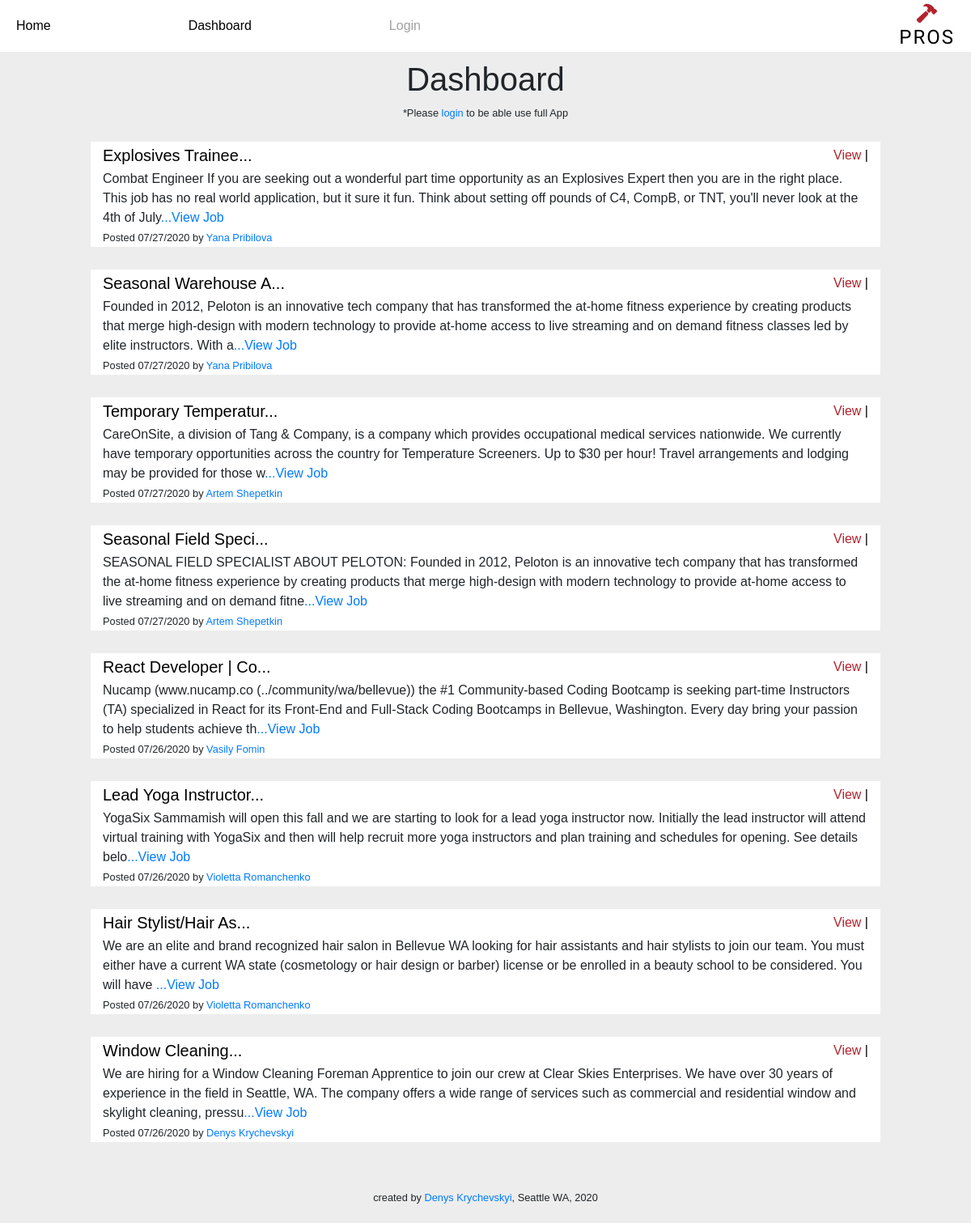
/dashboard, run on the app's committed database.
### profi_app/models.py (models this page shows)
class Job(models.Model):
    title = models.CharField(max_length = 255, null = True)
    description = models.TextField()
    location = models.CharField(max_length = 255)
    poster = models.ForeignKey(User, related_name = 'poster', on_delete=models.CASCADE)
    executor = models.ForeignKey(User, related_name = 'executor', on_delete=models.CASCADE, blank = True, null = True)
    created_at = models.DateTimeField(auto_now_add = True)
    updated_at = models.DateTimeField(auto_now = True)
    objects = JobManager()

class User(models.Model):
    first_name = models.CharField(max_length = 255)
    last_name = models.CharField(max_length = 255)
    birth_date = models.DateTimeField()
    email = models.TextField()
    phone_num = models.IntegerField(blank=True, null = True)
    about = models.TextField(blank=True, null = True)
    password = models.TextField()
    created_at = models.DateTimeField(auto_now_add = True)
    updated_at = models.DateTimeField(auto_now = True)
    objects = UserManager()

### profi_app/views.py (the view, shortened to what this page needs)
# urls.py: path('dashboard', views.dashboard),
def dashboard(request):
    if 'user_id' not in request.session:
        context = {
            'users' : User.objects.all(),
            'all_jobs' : Job.objects.all().order_by('-created_at'),
        }
        return render(request, 'dashboard.html', context)

### profi_app/templates/dashboard.html (shortened to what this page needs)
<!DOCTYPE html>
<html lang="en">
<head>
    <link rel="stylesheet" href="https://stackpath.bootstrapcdn.com/bootstrap/4.5.0/css/bootstrap.min.css">
    {% load static %}
    <link rel="stylesheet" href="{% static 'css/style.css' %}">
</head>
<body>
    {% include 'navbar.html' %}
    <div class="dashboard_page_container">
        <div class="dash">
            <h1>Dashboard</h1>
            {% if request.session.user_id == null %}
            <small>*Please <a href="/login">login</a> to be able use full App</small>
            <br>
            {% endif %}
        </div>
        {% for job in all_jobs %}
            {% if job.executor == null %}
                <div class="job_container">
                    <div class="top_desc">
                        <div class="job_title">
                            <h5><a href="/view/{{job.id}}">{{ job.title|slice:":20" }}...</a></h5>
                        </div>
                        <div class="action">
                            <a href="/view/{{job.id}}">View <span class='vertical'>|</span></a>
                        </div>
                    </div>
                    <div class="bottom_desc">
                        <p>{{ job.description|slice:":280" }}<a href="/view/{{job.id}}">...View Job</a></p>
                        <small>Posted {{ job.created_at|date:"SHORT_DATE_FORMAT" }} by <a href="/user/{{ job.poster.id }}/profile">{{ job.poster.first_name }} {{ job.poster.last_name }}</a></small>
                    </div>
                </div>
                <br>
            {% endif %}
        {% endfor %}
    </div>
    {% include 'footer.html' %}
</body>
</html>

### profi_app/static/css/style.css (style rules this page uses)
* { margin: 0px; padding: 0px; -webkit-box-sizing: border-box; box-sizing: border-box; text-decoration: none; list-style: none; font-family: Arial, Helvetica, sans-serif; }
body { background-color: #ededed; }
.vertical { color: black; }
body { overflow-x: hidden; }
.dashboard_page_container { max-width: 1000px; margin: 0 auto; padding: 10px; }
.dashboard_page_container .dash { display: -webkit-box; display: -ms-flexbox; display: flex; -webkit-box-pack: justify; -ms-flex-pack: justify; justify-content: space-between; -webkit-box-align: center; -ms-flex-align: center; align-items: center; -webkit-box-orient: vertical; -webkit-box-direction: normal; -ms-flex-direction: column; flex-direction: column; }
.dashboard_page_container .job_container { border: 2px solid #ededed; background-color: #fff; }
.dashboard_page_container .job_container .top_desc { padding: 5px 15px; display: -webkit-box; display: -ms-flexbox; display: flex; -webkit-box-pack: justify; -ms-flex-pack: justify; justify-content: space-between; -webkit-box-align: center; -ms-flex-align: center; align-items: center; }
.dashboard_page_container .job_container .top_desc .job_title h5 { margin: 0; }
.dashboard_page_container .job_container .top_desc .job_title h5 a { color: black; }
.dashboard_page_container .job_container .top_desc .action a { color: #b0242e; }
.dashboard_page_container .job_container .bottom_desc { padding: 0 15px; background-color: #fff; }
.dashboard_page_container .job_container .bottom_desc p { margin-bottom: 0rem; }

### data on the page
Job: title "Explosives Trainee", description "Combat Engineer If you are seeking out a wonderful part time opportunity as an Explosives Expert then you are in the right place. This job has no real world application, but it sure it fun. Think about setting off pounds of C4, CompB, or TNT, you'll never look at the 4th of July", created_at "07/27/2020", poster.first_name "Yana", poster.last_name "Pribilova"
Job: title "Seasonal Warehouse A", description "Founded in 2012, Peloton is an innovative tech company that has transformed the at-home fitness experience by creating products that merge high-design with modern technology to provide at-home access to live streaming and on demand fitness classes led by elite instructors. With a", created_at "07/27/2020", poster.first_name "Yana", poster.last_name "Pribilova"
Job: title "Temporary Temperatur", description "CareOnSite, a division of Tang & Company, is a company which provides occupational medical services nationwide. We currently have temporary opportunities across the country for Temperature Screeners. Up to $30 per hour! Travel arrangements and lodging may be provided for those w", created_at "07/27/2020", poster.first_name "Artem", poster.last_name "Shepetkin"
Job: title "Seasonal Field Speci", description "SEASONAL FIELD SPECIALIST ABOUT PELOTON: Founded in 2012, Peloton is an innovative tech company that has transformed the at-home fitness experience by creating products that merge high-design with modern technology to provide at-home access to live streaming and on demand fitne", created_at "07/27/2020", poster.first_name "Artem", poster.last_name "Shepetkin"
Job: title "React Developer | Co", description "Nucamp (www.nucamp.co (../community/wa/bellevue)) the #1 Community-based Coding Bootcamp is seeking part-time Instructors (TA) specialized in React for its Front-End and Full-Stack Coding Bootcamps in Bellevue, Washington. Every day bring your passion to help students achieve th", created_at "07/26/2020", poster.first_name "Vasily", poster.last_name "Fomin"
Job: title "Lead Yoga Instructor", description "YogaSix Sammamish will open this fall and we are starting to look for a lead yoga instructor now. Initially the lead instructor will attend virtual training with YogaSix and then will help recruit more yoga instructors and plan training and schedules for opening. See details belo", created_at "07/26/2020", poster.first_name "Violetta", poster.last_name "Romanchenko"
Job: title "Hair Stylist/Hair As", description "We are an elite and brand recognized hair salon in Bellevue WA looking for hair assistants and hair stylists to join our team. You must either have a current WA state (cosmetology or hair design or barber) license or be enrolled in a beauty school to be considered. You will have", created_at "07/26/2020", poster.first_name "Violetta", poster.last_name "Romanchenko"
Job: title "Window Cleaning", description "We are hiring for a Window Cleaning Foreman Apprentice to join our crew at Clear Skies Enterprises. We have over 30 years of experience in the field in Seattle, WA. The company offers a wide range of services such as commercial and residential window and skylight cleaning, pressu", created_at "07/26/2020", poster.first_name "Denys", poster.last_name "Krychevskyi"
